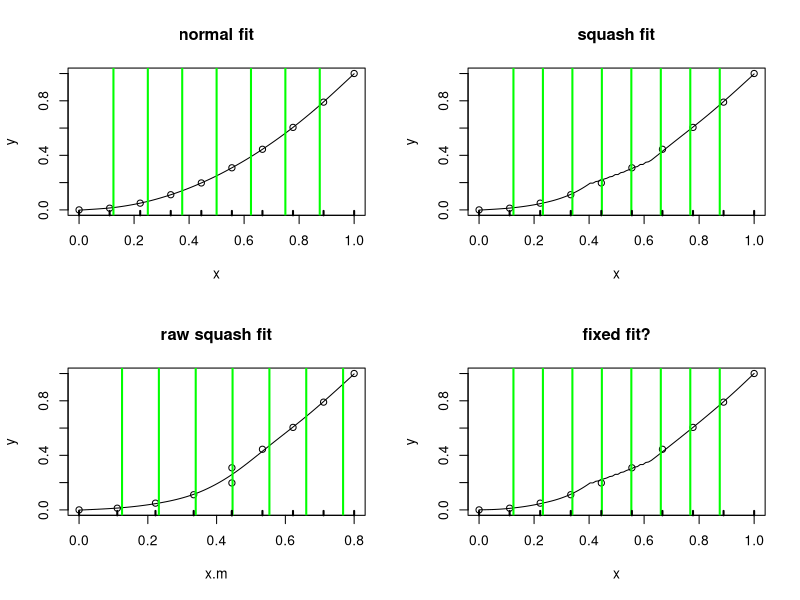

Source code (R):
# integration experiment.

# uses the functions from section 3.2.1 of the Red Book
# data
#size<-c(1.42,1.58,1.78,1.99,1.99,1.99,2.13,2.13,2.13, 
#2.32,2.32,2.32,2.32,2.32,2.43,2.43,2.78,2.98,2.98) 
#y<-c(4.0,4.2,2.5,2.6,2.8,2.4,3.2,2.4,2.6,4.8,2.9, 
#3.8,3.0,2.7,3.1,3.3,3.0,2.8,1.7) 
#x<-size-min(size);x<-x/max(x) 


# different data
x<-seq(0,1,len=10)
y<-x^2



#R(x,z)forcubicsplineon[0,1]
rk<-function(x,z){
   ((z-0.5)^2-1/12)*((x-0.5)^2-1/12)/4- 
      ((abs(x-z)-0.5)^4-(abs(x-z)-0.5)^2/2+7/240)/24 
} 

spl.X<-function(x,xk){
   #set up model matrix for cubic penalized regression spline
   q<-length(xk)+2 #numberofparameters 
   n<-length(x) #numberofdata 
   X<-matrix(1,n,q)#initializedmodelmatrix 
   X[,2]<-x #setsecondcolumntox 
   X[,3:q]<-outer(x,xk,FUN=rk)#andremainingtoR(x,xk) 
   X 
} 

spl.S<-function(xk){ 
   # set up the penalized regression spline penalty matrix, 
   # given knot sequence xk 
   q<-length(xk)+2;S<-matrix(0,q,q) # initialize matrix to 0 
   S[3:q,3:q]<-outer(xk,xk,FUN=rk) # fill in non-zero part 
   S 
} 

# A simple matrix square root 
mat.sqrt<-function(S){
   d<-eigen(S,symmetric=TRUE) 
   rS<-d$vectors%*%diag(d$values^0.5)%*%t(d$vectors) 
} 

# functiont of it penalized regression spline to x,y data, 
# with knots xk,given smoothing parameter, lambda. 
prs.fit<-function(y,x,xk,lambda) {
   q<-length(xk)+2 #dimension of basis 
   n<-length(x) #number of data 
   # create augmented model matrix.... 
   Xa<-rbind(spl.X(x,xk),mat.sqrt(spl.S(xk))*sqrt(lambda)) 
   y[(n+1):(n+q)]<-0 #augment the data vector 
   lm(y~Xa-1)#fit and return penalized regression spline 
} 

xp<-seq(0,1,len=120) # xvaluesforprediction 
xk<-1:7/8 #choosesomeknots 
#xk<-c(unique(x),1.3)
mod.2<-prs.fit(y,x,xk,0.0001)# fitpen.reg.spline 
Xp<-spl.X(xp,xk)#matrixtomapparamstofittedvaluesatxp 

par(mfrow=c(2,2))
#plot data & spl.fit 
plot(x,y, main="normal fit")
lines(xp,Xp%*%coef(mod.2))
abline(v=xk,col="green",lwd=2)
rug(x,lwd=2)

#########################################################################

# now crazy things happen
# move around the values of x and xk
xk<-seq(1/8,7/8,len=8) #choose some knots 
xp<-seq(0,1,len=100) # xvaluesforprediction 

# expansion/conraction factor
expf<-0.8

# simpler
x.m<-x
xp.m<-xp
xk.m<-xk
x.m[x.m>0.5]<-x.m[x.m>0.5]*expf
xp.m[xp.m>0.5]<-xp.m[xp.m>0.5]*expf

xp.m<-sort(xp.m)

#xk.m[xk.m>0.5]<-xk.m[xk.m>0.5]*expf


mod.2<-prs.fit(y,x.m,xk.m,0.0001)# fitpen.reg.spline 
Xp.move<-spl.X(xp.m,xk.m)#matrix to map params to fitted values at xp 

#plot data & spl.fit 
plot(x,y, main="squash fit")
lines(xp,Xp.move%*%coef(mod.2))
abline(v=xk.m,col="green",lwd=2)
rug(x,lwd=2)

#S<-spl.S(xk.m)

# plot the raw fit without transform back
plot(x.m,y, main="raw squash fit")
lines(xp.m,Xp.move%*%coef(mod.2))
abline(v=xk.m,col="green",lwd=2)
rug(x.m,lwd=2)

#### fixing...

# 2nd differential of R
Rd<-function(x,z){1/12*(6*(z^2-z-abs(z-x)+(z-x)^2)+2)}
# product
RdRd<-function(x,xk1,xk2){Rd(x,xk1)*Rd(x,xk2)}
#integrate(Rdd,lower=0,upper=1,xk1=xk[1],xk2=xk[2])
#rk(xk[1],xk[2])

# function to integrate d^2/dx^2 R(x*_i,x*_j)
intR<-function(xk1,xk2,xk,xk.m,max.x){

   #intrange<-c(0,xk.m,max.x)

   #intrange1<-c(0,0.3,0.7,max.x)
   #intrange2<-c(0,0.3*expf,0.7-0.24,1)

   # find the weights
   #w<-abs(diff(intrange)/diff(c(0,1:7/8,1)))^4
   #w<-rep(1,length(intrange1))

   #w<-abs(diff(intrange1)/diff(intrange2))^4

   # bespoke
   intrange2<-c(0,0.5,1*expf)
   #w<-c(1,expf,0.14)
   w<-c(1,expf)

   #cat("w=",w,"\n")

   # return vector
   ret<-rep(0,length(intrange2))

   for(i in 1:(length(intrange2)-1)){
      ret[i]<-integrate(RdRd,lower=intrange2[i],upper=intrange2[i+1],
                        xk1=xk1,xk2=xk2)$value
      ret[i]<-ret[i]*w[i]^-6
   }
   sum(ret)
}


spl.S<-function(xk,xk.m,max.x){ 
   # set up the penalized regression spline penalty matrix, 
   # given knot sequence xk 
   q<-length(xk)+2
   S<-matrix(0,q,q) # initialize matrix to 0 

   T<-matrix(0,q-2,q-2)

   for(i in 1:(q-2)){
      for(j in 1:(q-2)){
         # compute integral of d^2/dx^2 R(x*_i,x*_j)
         T[i,j]<-intR(xk.m[i],xk.m[j],xk,xk.m,max.x)
      }
   }
  
   # by symmetry 
   #T<-T+t(T)-diag(T)

   S[3:q,3:q]<-T # fill in non-zero part 
   S
} 


prs.fit<-function(y,x,xk,xk.m,lambda) {
   q<-length(xk.m)+2 #dimension of basis 
   n<-length(x) #number of data 
   # create augmented model matrix.... 
   Xa<-rbind(spl.X(x,xk.m),mat.sqrt(spl.S(xk,xk.m,max(x)))*sqrt(lambda)) 
   y[(n+1):(n+q)]<-0 #augment the data vector 
   lm(y~Xa-1)#fit and return penalized regression spline 
} 

mod.2<-prs.fit(y,x.m,xk,xk.m,0.0001)# fitpen.reg.spline 
Xp.move<-spl.X(xp.m,xk.m)#matrix to map params to fitted values at xp 

#modS<-spl.S(xk.m,xk,max(x.m))

#plot data & spl.fit 
plot(x,y, main="fixed fit?")
lines(xp,Xp.move%*%coef(mod.2))
abline(v=xk.m,col="green",lwd=2)
rug(x,lwd=2)




## code to test the S calculation
#mod.2<-prs.fit(y,x,xk,xk,0.0001)# fitpen.reg.spline 
#Xp.move<-spl.X(xp,xk)#matrix to map params to fittedv alues at xp 
#
##plot data & spl.fit 
#plot(x,y, main="old fit, new S estimation")
#lines(xp,Xp.move%*%coef(mod.2))
#abline(v=xk,col="green",lwd=2)
#rug(x,lwd=2)






### dia
#plot(x,y)
#abline(v=0.3,col="green",lwd=3)
#abline(v=0.7,col="green",lwd=3)
#points(x[x>0.3 & x<0.7]*0.8,y=y[x>0.3 & x<0.7],pch=19,col="red")
#abline(v=0.3*0.8,col="red",lwd=3)
#abline(v=0.7*.8,col="red",lwd=3)
#points(x[x>0.7]-.24,y=y[x>0.7],pch=19,col="red")

